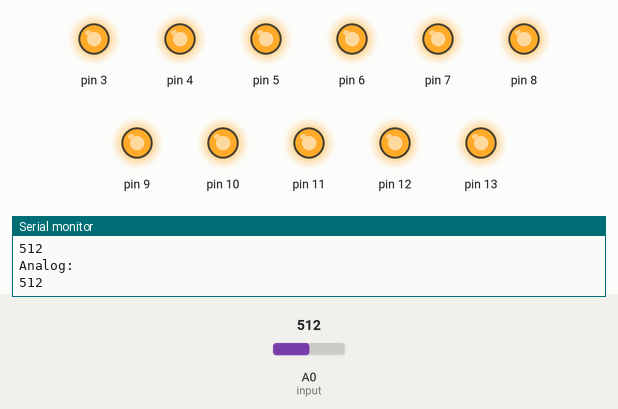
The sketch below on a simulated Arduino Uno, built with avr-gcc and run on an emulated ATmega328P. Shown: output pins drawn as LEDs (lit = HIGH), the last lines printed to the serial monitor. The test bench sets the inputs (shaded band); at power-on: A0 (input) = 512.

Above: at 1.2 s.
1.3 s: A0 (input) set to 487
At 1.6 s:
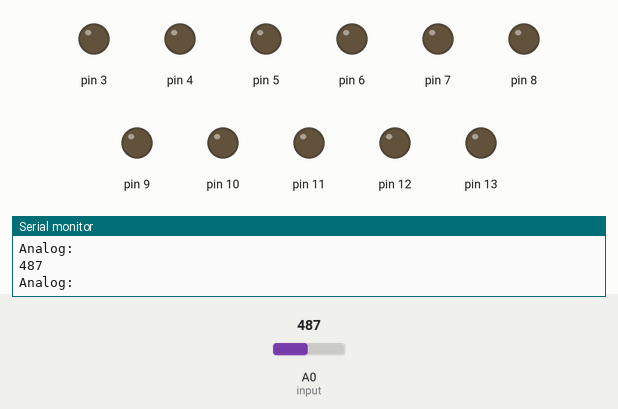
2.8 s: A0 (input) set to 510
At 3.8 s:
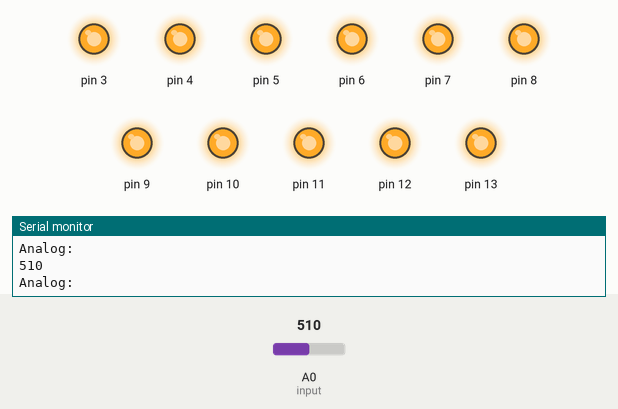
4.3 s: A0 (input) set to 490
At 4.9 s:
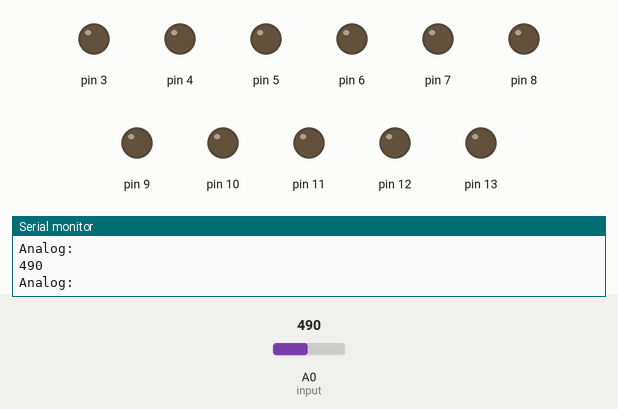
Timing chart, 0 to 7.3 s (numbered marks = the images above; inputs shaded):
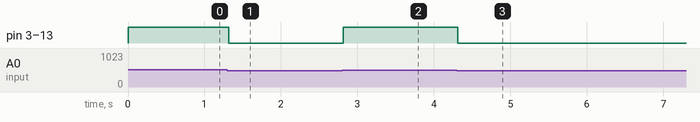

Measured:
- the behaviour switches between 500 and 499 on A0 (input) (found by bisection; images 0 and 1)
- after the input at 1.3 s, pin 3–13: HIGH → LOW at once
- after the input at 2.8 s, pin 3–13: LOW → HIGH at once
- after the input at 4.3 s, pin 3–13: HIGH → LOW at once

The sketch:

Led_reactive_Music.ino
```cpp
int input = A0; // Pin untuk Analog Input
int threshold = 500; //Atur minimum threshold untuk nyala LED
int sensor = 0;

void setup() {
  Serial.begin(9600);

  //Atur sesuai jumlah Led kalian

  pinMode(3, OUTPUT);
  pinMode(4, OUTPUT);
  pinMode(5, OUTPUT);
  pinMode(6, OUTPUT);
  pinMode(7, OUTPUT);
  pinMode(8, OUTPUT);
  pinMode(9, OUTPUT);
  pinMode(10, OUTPUT);
  pinMode(11, OUTPUT);
  pinMode(12, OUTPUT);
  pinMode(13, OUTPUT);
}

void loop() {
  sensor = analogRead(input);  //Baca analog value
  Serial.println("Analog: ");
  Serial.println(sensor);  //Print analog value


  if (sensor >= threshold) {
    digitalWrite(3, HIGH);
    digitalWrite(4, HIGH);
    digitalWrite(5, HIGH);
    digitalWrite(6, HIGH);
    digitalWrite(7, HIGH);
    digitalWrite(8, HIGH);
    digitalWrite(9, HIGH);
    digitalWrite(10, HIGH);
    digitalWrite(11, HIGH);
    digitalWrite(12, HIGH);
    digitalWrite(13, HIGH);

  }
  else {
    digitalWrite(3, LOW);
    digitalWrite(4, LOW);
    digitalWrite(5, LOW);
    digitalWrite(6, LOW);
    digitalWrite(7, LOW);
    digitalWrite(8, LOW);
    digitalWrite(9, LOW);
    digitalWrite(10, LOW);
    digitalWrite(11, LOW);
    digitalWrite(12, LOW);
    digitalWrite(13, LOW);

  }
}
```
